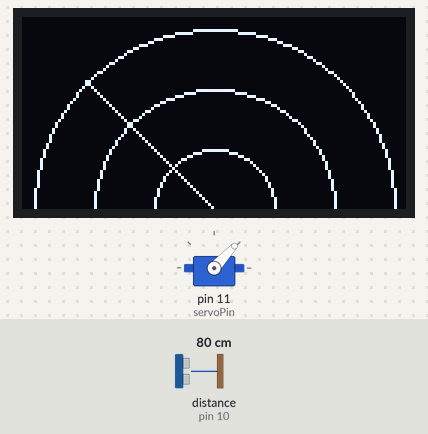
The sketch below on a simulated Arduino Uno, built with avr-gcc and run on an emulated ATmega328P. On the bench: servo, 128×64 one-colour display. Wiring (inferred from the names in the program): ultrasonic range finder: trigger pin 9; echo pin 10. The test bench sets the inputs (shaded band); at power-on: distance to the obstacle (sensor on pin 10) 80 cm. The echo pulse lasts 58.3 µs per cm.

Above: at 3.23 s.
3.3 s: distance to the obstacle (sensor on pin 10) set to 2 cm
At 3.44 s:
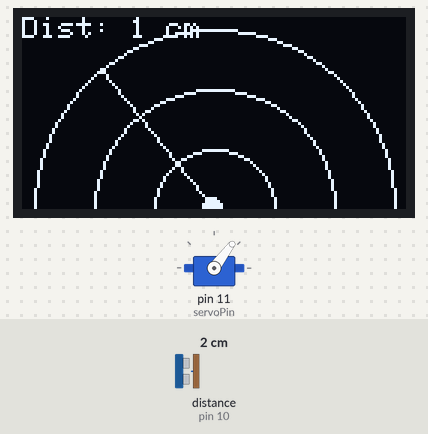
5.0 s: distance to the obstacle (sensor on pin 10) set to 60 cm
At 5.11 s:
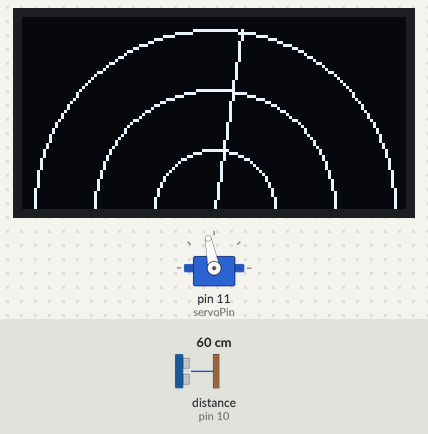
6.8 s: distance to the obstacle (sensor on pin 10) set to 4 cm
At 6.9 s:
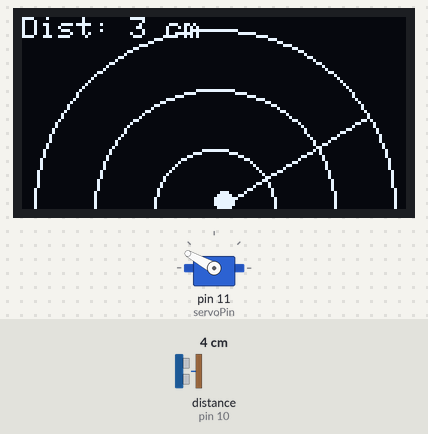
8.6 s: distance to the obstacle (sensor on pin 10) set to 120 cm
At 8.72 s:
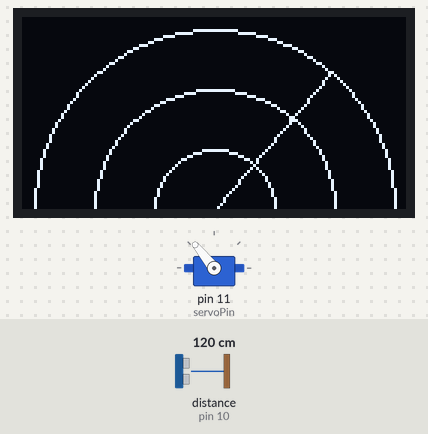
11.5 s: distance to the obstacle (sensor on pin 10) set to 9 cm
At 11.64 s:
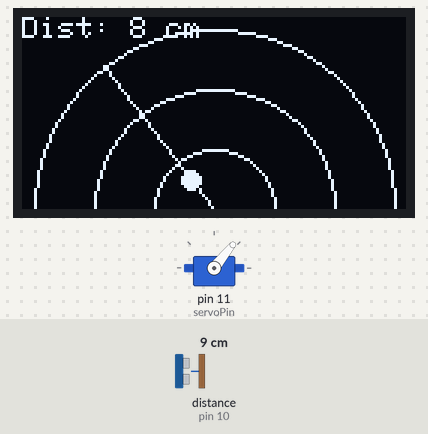
Timing chart, 0 to 17.7 s (numbered marks = the images above; inputs shaded):
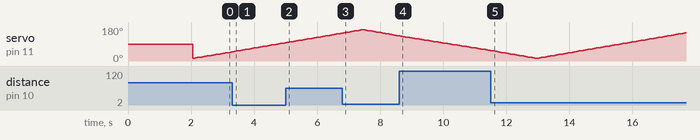

The sketch:

RADAR_SYSTEM.ino
```cpp
/*
Code Name:RADAR_SYSTEM
Author: RoboSiddhi

⚠ Warning

This project and its code are shared for learning and personal use only.
Commercial use, redistribution, or selling (in any form) of this code or
project is not allowed without proper permission.

                                                                                 .
              !^           .   ..   ..
              ??^~~~^.      ....:....
             :P5J?7?JY5.   ...^:::^..
            .BG5JY75&JYG   ...^:::^..
            .BBBP57?YYYG.   ....::::
             :YBBGYJ??Y?   .  .^ YGGY.
              :!BBBBY!:       .G??5BP^
            ~GP5P5??77!7:    .^J55Y!
           ^#57!7#5777!?57~:~77JG~
           ?#G5PB#57777!B5GG5YPJ.
          .BGYY&&BPY???J!!Y5Y7:
          :7!~!7777!!!!^

Description: A real-time mini radar system that maps object distance and angle on a 0.96" OLED display
using an Arduino Uno, HC-SR04 ultrasonic sensor, and a servo motor.
Great for
learning robotics, DIY projects, and basic STEM applications.
*/
#include <SPI.h>
#include <Wire.h>
#include <Adafruit_GFX.h>
#include <Adafruit_SSD1306.h>
#include <Servo.h>

// --- Configuration ---
#define SCREEN_WIDTH 128
#define SCREEN_HEIGHT 64
#define OLED_RESET    -1
Adafruit_SSD1306 display(SCREEN_WIDTH, SCREEN_HEIGHT, &Wire, OLED_RESET);

const int trigPin = 9;
const int echoPin = 10;
const int servoPin = 11;

Servo myServo;

// Radar Settings
const int radarRange = 40; // Max detection distance in cm to fit on screen
const int sweepSpeed = 30; // Delay in ms between servo moves (lower is faster)

void setup() {
  Serial.begin(9600);

  // Initialize Servo
  myServo.attach(servoPin);

  // Initialize Pins
  pinMode(trigPin, OUTPUT);
  pinMode(echoPin, INPUT);

  // Initialize OLED
  if(!display.begin(SSD1306_SWITCHCAPVCC, 0x3C)) {
    Serial.println(F("SSD1306 allocation failed"));
    for(;;);
  }

  display.clearDisplay();
  display.setTextSize(1);
  display.setTextColor(SSD1306_WHITE);
  display.setCursor(25, 25);
  display.print("RADAR SYSTEM");
  display.display();
  delay(2000);
}

void loop() {
  // Sweep from Left to Right (15 to 165 degrees)
  for(int i = 15; i <= 165; i += 2) {
    myServo.write(i);
    int dist = calculateDistance();
    drawRadar(i, dist);
    delay(sweepSpeed);
  }

  // Sweep from Right to Left (165 to 15 degrees)
  for(int i = 165; i >= 15; i -= 2) {
    myServo.write(i);
    int dist = calculateDistance();
    drawRadar(i, dist);
    delay(sweepSpeed);
  }
}

// Function to measure distance using Ultrasonic Sensor
int calculateDistance() {
  digitalWrite(trigPin, LOW);
  delayMicroseconds(2);
  digitalWrite(trigPin, HIGH);
  delayMicroseconds(10);
  digitalWrite(trigPin, LOW);

  long duration = pulseIn(echoPin, HIGH);
  int distance = duration * 0.034 / 2;
  return distance;
}

// Function to draw the Radar Interface
void drawRadar(int angle, int distance) {
  display.clearDisplay();

  // 1. Draw Radar Arcs (Background UI)
  display.drawCircle(64, 64, 20, SSD1306_WHITE); // Inner arc
  display.drawCircle(64, 64, 40, SSD1306_WHITE); // Outer arc
  display.drawCircle(64, 64, 60, SSD1306_WHITE); // Max range arc

  // 2. Calculate coordinates for the sweep line
  // Convert angle to radians for math functions
  // We subtract angle from 180 because the servo mounts usually mirror the screen
  float radian = (angle * PI) / 180;

  // Calculate tip of the sweep line (always at max range)
  int x_line = 64 - (60 * cos(radian));
  int y_line = 64 - (60 * sin(radian));

  // Draw the sweep line
  display.drawLine(64, 64, x_line, y_line, SSD1306_WHITE);

  // 3. Draw the Object if detected
  // If distance is within our defined radarRange (e.g., 40cm)
  if (distance > 0 && distance < radarRange) {
    // Map distance to screen pixels (0 to 40cm -> 0 to 60 pixels)
    int distMap = map(distance, 0, radarRange, 0, 60);

    // Calculate object coordinates
    int x_obj = 64 - (distMap * cos(radian));
    int y_obj = 64 - (distMap * sin(radian));

    // Draw a big dot for the object
    display.fillCircle(x_obj, y_obj, 3, SSD1306_WHITE);

    // Optional: Display distance text
    display.setCursor(0, 0);
    display.print("Dist: ");
    display.print(distance);
    display.print(" cm");
  }

  display.display();
}
```

Measured:
- after the input at 3.3 s, the display: first differs from a run without the input after 0.14 s (image 1)
- after the input at 5.0 s, the display: first differs from a run without the input after 0.11 s (image 2)
- after the input at 6.8 s, the display: first differs from a run without the input after 0.10 s (image 3)
- after the input at 8.6 s, the display: first differs from a run without the input after 0.12 s (image 4)
- after the input at 11.5 s, the display: first differs from a run without the input after 0.14 s (image 5)
